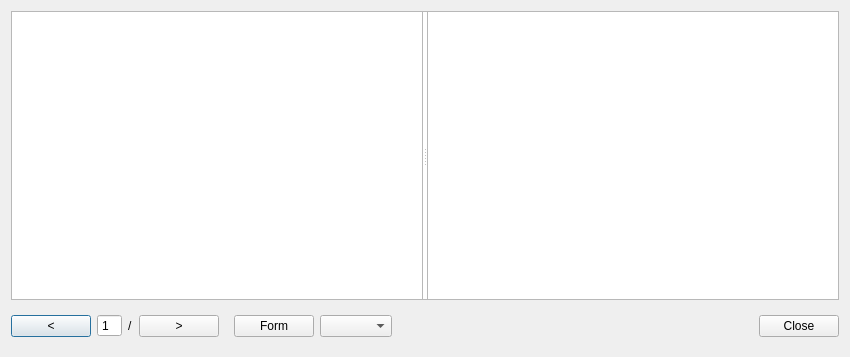
<?xml version="1.0" encoding="UTF-8"?>
<ui version="4.0">
 <class>Dialog</class>
 <widget class="QDialog" name="Dialog">
  <property name="geometry">
   <rect>
    <x>0</x>
    <y>0</y>
    <width>850</width>
    <height>357</height>
   </rect>
  </property>
  <property name="sizePolicy">
   <sizepolicy hsizetype="Fixed" vsizetype="Preferred">
    <horstretch>0</horstretch>
    <verstretch>0</verstretch>
   </sizepolicy>
  </property>
  <property name="windowTitle">
   <string>Feature</string>
  </property>
  <layout class="QGridLayout" name="gridLayout">
   <item row="0" column="0" colspan="6">
    <widget class="QTableWidget" name="tableWidget">
     <property name="editTriggers">
      <set>QAbstractItemView::NoEditTriggers</set>
     </property>
     <property name="selectionMode">
      <enum>QAbstractItemView::SingleSelection</enum>
     </property>
     <property name="selectionBehavior">
      <enum>QAbstractItemView::SelectRows</enum>
     </property>
     <property name="sortingEnabled">
      <bool>true</bool>
     </property>
     <attribute name="horizontalHeaderVisible">
      <bool>true</bool>
     </attribute>
     <attribute name="verticalHeaderVisible">
      <bool>true</bool>
     </attribute>
    </widget>
   </item>
    <item row="0" column="0" colspan="6">
     <widget class="QSplitter" name="formWidget">
      <property name="visible">
      <bool>false</bool>
      </property>
      <property name="orientation">
      <enum>Qt::Horizontal</enum>
      </property>
      <widget class="QListWidget" name="formFieldList">
      <property name="minimumWidth">
       <number>200</number>
      </property>
      </widget>
      <widget class="QTextEdit" name="formValueText">
      <property name="readOnly">
       <bool>true</bool>
      </property>
      </widget>
     </widget>
    </item>
   <item row="2" column="0">
    <widget class="QPushButton" name="prevButton">
     <property name="text">
      <string>&lt;</string>
     </property>
    </widget>
   </item>
   <item row="2" column="5">
    <widget class="QDialogButtonBox" name="buttonBox">
     <property name="enabled">
      <bool>true</bool>
     </property>
     <property name="orientation">
      <enum>Qt::Horizontal</enum>
     </property>
     <property name="standardButtons">
      <set>QDialogButtonBox::Close</set>
     </property>
    </widget>
   </item>
   <item row="2" column="3">
    <widget class="QPushButton" name="nextButton">
     <property name="sizePolicy">
      <sizepolicy hsizetype="Minimum" vsizetype="Fixed">
       <horstretch>0</horstretch>
       <verstretch>0</verstretch>
      </sizepolicy>
     </property>
     <property name="text">
      <string>&gt;</string>
     </property>
    </widget>
   </item>
   <item row="2" column="1">
    <widget class="QSpinBox" name="pageBox">
     <property name="buttonSymbols">
      <enum>QAbstractSpinBox::NoButtons</enum>
     </property>
     <property name="minimum">
      <number>1</number>
     </property>
     <property name="value">
      <number>1</number>
     </property>
    </widget>
   </item>
   <item row="2" column="2">
    <widget class="QLabel" name="pageLabel">
     <property name="text">
      <string>/</string>
     </property>
    </widget>
   </item>
     <item row="2" column="4">
      <widget class="QWidget" name="modeContainer">
       <layout class="QHBoxLayout" name="horizontalLayout">
        <item>
         <widget class="QPushButton" name="modeToggleButton">
          <property name="text">
           <string>Form</string>
          </property>
         </widget>
        </item>
        <item>
         <widget class="QComboBox" name="formAttributeCombo">
          <property name="editable">
           <bool>false</bool>
          </property>
          <property name="visible">
           <bool>false</bool>
          </property>
         </widget>
        </item>
       </layout>
      </widget>
     </item>
  </layout>
 </widget>
 <resources/>
 <connections>
  <connection>
   <sender>buttonBox</sender>
   <signal>rejected()</signal>
   <receiver>Dialog</receiver>
   <slot>reject()</slot>
   <hints>
    <hint type="sourcelabel">
     <x>316</x>
     <y>260</y>
    </hint>
    <hint type="destinationlabel">
     <x>286</x>
     <y>274</y>
    </hint>
   </hints>
  </connection>
 </connections>
</ui>
